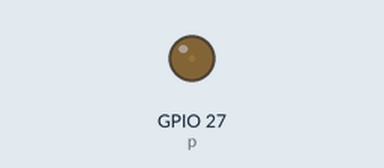
This program was run on a simulated Raspberry Pi (BCM pin numbers). Shown: output pins drawn as LEDs (lit = HIGH).

Above: at 0.05 s.
At 1.8 s:
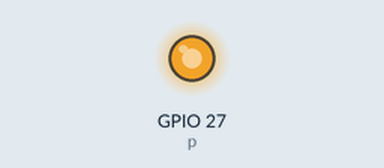
At 2.7 s:
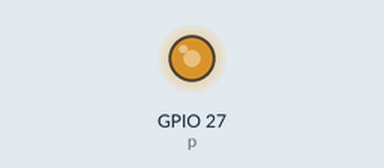
At 3.6 s:
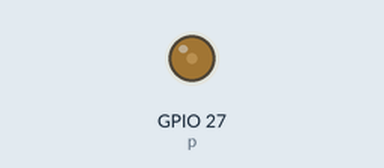
Timing chart, 0 to 5.2 s (numbered marks = the images above):
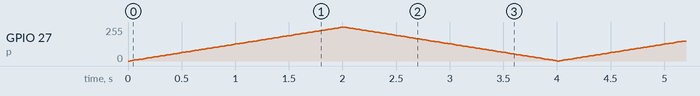

The program:

led_lights.py
```python
import RPi.GPIO as GPIO
import time
GPIO.setmode(GPIO.BCM)

GPIO.setup(27, GPIO.OUT)

p = GPIO.PWM(27,50)

p.start(0)

try:
    while True:
        for i in range(100):
            p.ChangeDutyCycle(i)
            time.sleep(0.02)
        for i in range(100):
            p.ChangeDutyCycle(100-i)
            time.sleep(0.02)
except KeyboardInterrupt:
    pass

p.stop()

GPIO.cleanup()
```
